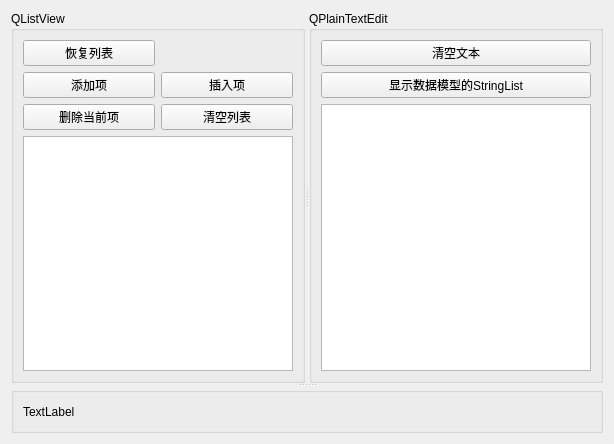
<?xml version="1.0" encoding="UTF-8"?>
<ui version="4.0">
 <class>Form</class>
 <widget class="QWidget" name="Form">
  <property name="geometry">
   <rect>
    <x>0</x>
    <y>0</y>
    <width>614</width>
    <height>444</height>
   </rect>
  </property>
  <property name="windowTitle">
   <string>Form</string>
  </property>
  <layout class="QGridLayout" name="gridLayout_3">
   <item row="0" column="0">
    <widget class="QSplitter" name="splitter_2">
     <property name="orientation">
      <enum>Qt::Vertical</enum>
     </property>
     <widget class="QSplitter" name="splitter">
      <property name="orientation">
       <enum>Qt::Horizontal</enum>
      </property>
      <widget class="QGroupBox" name="groupBox">
       <property name="title">
        <string>QListView</string>
       </property>
       <layout class="QGridLayout" name="gridLayout_2">
        <item row="0" column="0">
         <widget class="QPushButton" name="pushButton">
          <property name="text">
           <string>恢复列表</string>
          </property>
         </widget>
        </item>
        <item row="1" column="0">
         <widget class="QPushButton" name="btnList_Append">
          <property name="text">
           <string>添加项</string>
          </property>
         </widget>
        </item>
        <item row="1" column="1">
         <widget class="QPushButton" name="btnList_Insert">
          <property name="text">
           <string>插入项</string>
          </property>
         </widget>
        </item>
        <item row="2" column="0">
         <widget class="QPushButton" name="btnList_Delete">
          <property name="text">
           <string>删除当前项</string>
          </property>
         </widget>
        </item>
        <item row="2" column="1">
         <widget class="QPushButton" name="btnList_Clear">
          <property name="text">
           <string>清空列表</string>
          </property>
         </widget>
        </item>
        <item row="3" column="0" colspan="2">
         <widget class="QListView" name="listView"/>
        </item>
       </layout>
      </widget>
      <widget class="QGroupBox" name="groupBox_2">
       <property name="title">
        <string>QPlainTextEdit</string>
       </property>
       <layout class="QGridLayout" name="gridLayout">
        <item row="0" column="0">
         <widget class="QPushButton" name="pushButton_6">
          <property name="text">
           <string>清空文本</string>
          </property>
         </widget>
        </item>
        <item row="1" column="0">
         <widget class="QPushButton" name="btnText_Display">
          <property name="text">
           <string>显示数据模型的StringList</string>
          </property>
         </widget>
        </item>
        <item row="2" column="0">
         <widget class="QPlainTextEdit" name="plainTextEdit"/>
        </item>
       </layout>
      </widget>
     </widget>
     <widget class="QGroupBox" name="groupBox_3">
      <property name="title">
       <string/>
      </property>
      <layout class="QHBoxLayout" name="horizontalLayout">
       <item>
        <widget class="QLabel" name="label">
         <property name="text">
          <string>TextLabel</string>
         </property>
        </widget>
       </item>
      </layout>
     </widget>
    </widget>
   </item>
  </layout>
 </widget>
 <resources/>
 <connections/>
</ui>
